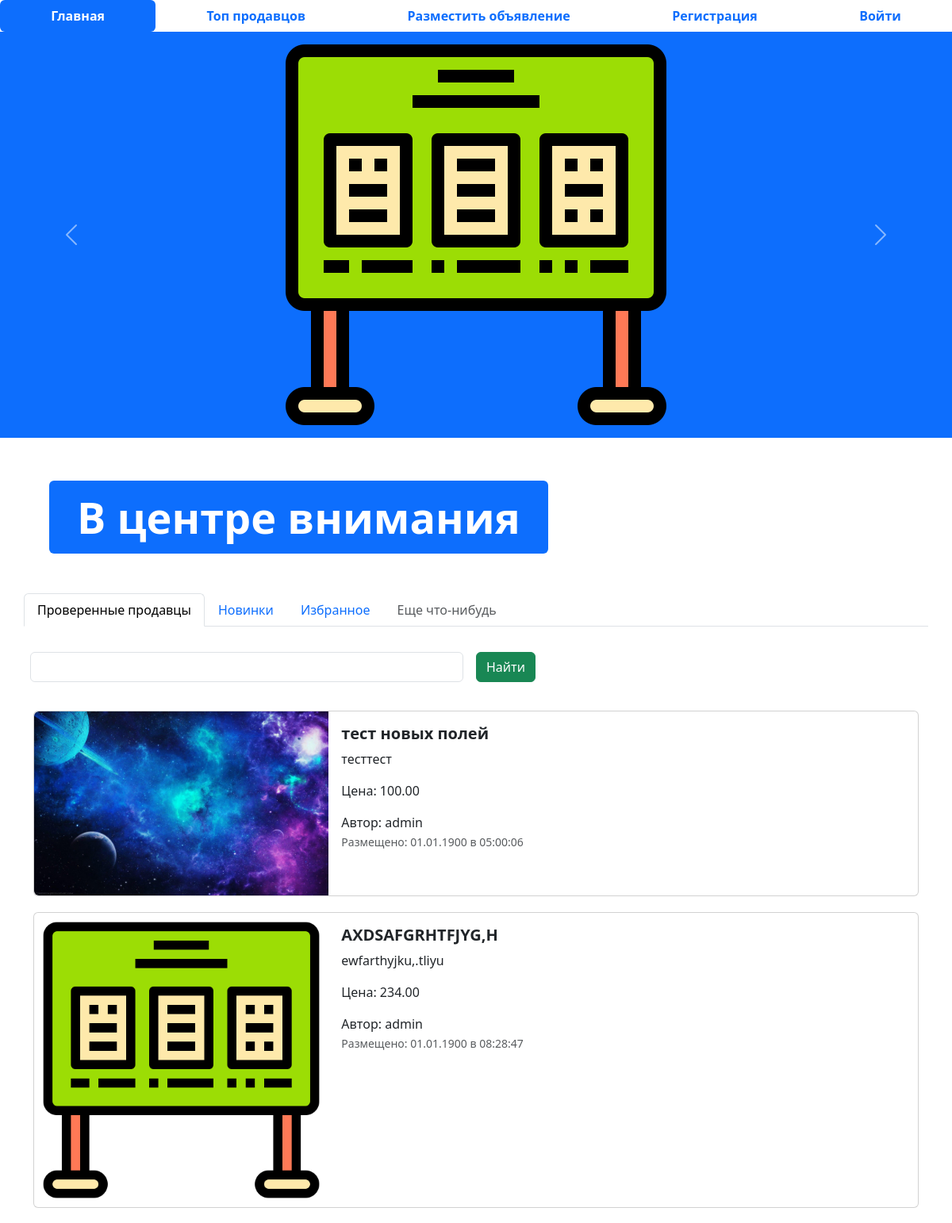
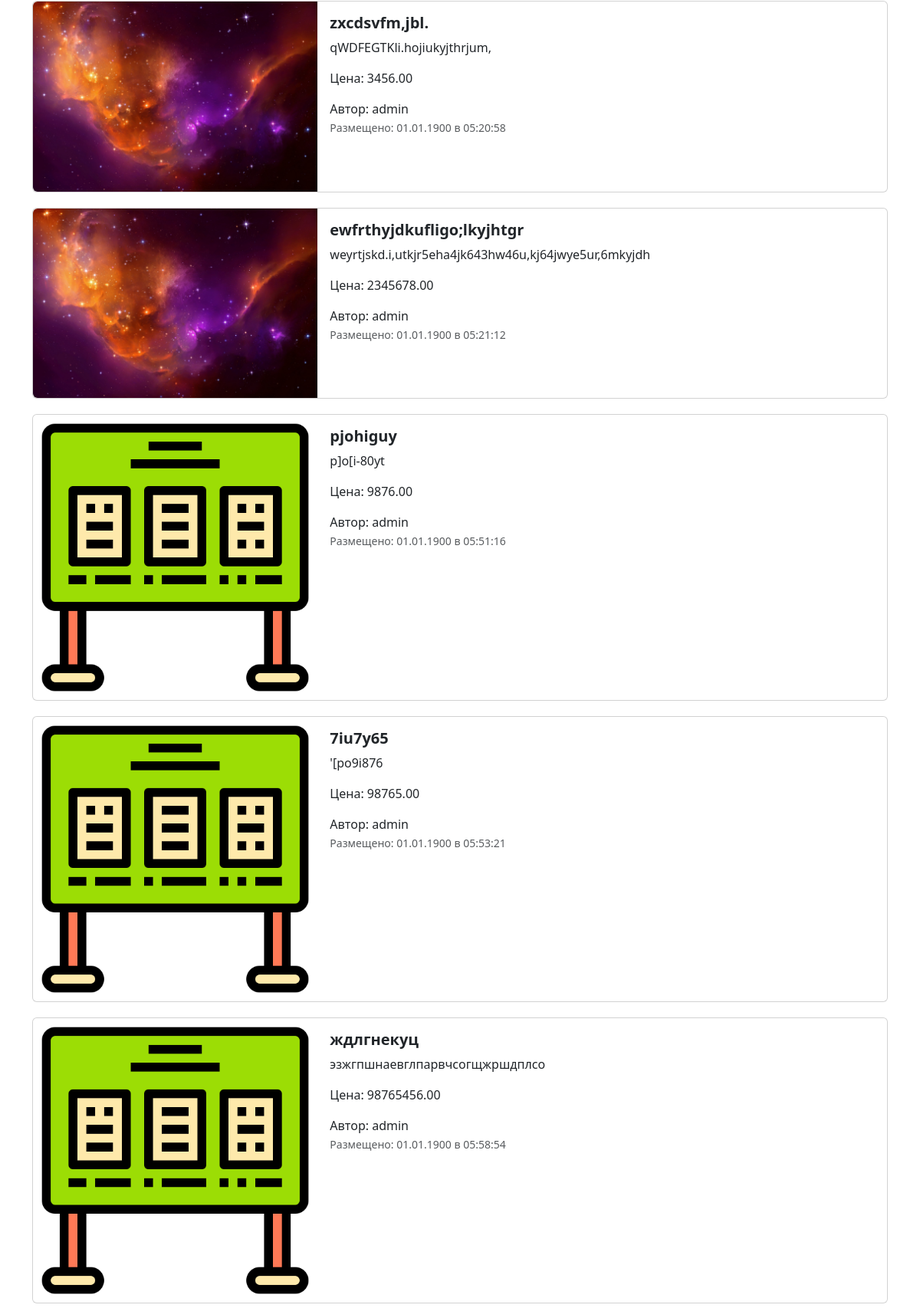
The page / (upper part) on the database its author committed (2 pictures, top to bottom).
### add/models.py (models this page shows, shortened)
class Advert(models.Model):
    title = models.CharField("Заголовок", max_length=128)
    description = models.TextField("Описание")
    price = models.DecimalField("Цена", max_digits=10, decimal_places=2)
    auction = models.BooleanField("Торг", help_text="Отметьте, если торг уместен")
    created_at = models.DateTimeField(auto_now_add=True)
    updated_at = models.DateTimeField(auto_now=True)
    user = models.ForeignKey(user, verbose_name="Пользователь", on_delete=models.CASCADE)
    image = models.ImageField("Изображение", upload_to="adverts/", default="adverts/adv.png")
    @admin.display(description='Дата создания')
    def date_of_creation(self):
        from django.utils import timezone
        if self.created_at.date() == timezone.now().date():
            created_time = self.created_at.time().strftime("%H:%M:%S")
            return format_html(
                '<span style="color: green; font-weight: bold"> Сегодня в {}</span>', created_time
            )
        return self.created_at.time().strftime("%d.%m.%Y в %H:%M:%S")
    class Meta:
       db_table = 'advertisements'

### add/views.py (the view)
# urls.py: path('', index,  name='main-page'),
def index(request):
    if isinstance(request.user, AnonymousUser):
        user_is_authenticate = False
    else:
        user = authenticate(request, username=request.user.username, password=request.user.password)
        user_is_authenticate = user is None
    adverts = Advert.objects.all()
    context = {"adverts": adverts,
               'user_is_authenticate': user_is_authenticate
               }
    return render(request, 'add/index.html', context)

### templates/add/index.html (shortened to what this page needs)
{% extends 'base.html' %}
{% load static %}
{% block nav-bar-main %}
class="nav-link active"
{% endblock %}
{% block content %}
<div id="carouselExampleControls" class="carousel slide bg-primary" data-bs-ride="carousel">
  <div class="carousel-inner">
    <div class="carousel-item active">
      <img src="{% static 'img/pic.png' %}" class="mx-auto d-block w-33" alt="...">
    </div>
  </div>
  <button class="carousel-control-prev" type="button" data-bs-target="#carouselExampleControls" data-bs-slide="prev">
    <span class="carousel-control-prev-icon" aria-hidden="true"></span>
  </button>
  <button class="carousel-control-next" type="button" data-bs-target="#carouselExampleControls" data-bs-slide="next">
    <span class="carousel-control-next-icon" aria-hidden="true"></span>
  </button>
</div>
<div class="container" style="margin: 50px;">
  <div class="display-2">
    <span class="badge bg-primary">В центре внимания</span>
  </div>
</div>
<div class="container">
  <div class="row">
    <ul class="nav nav-tabs bg-white">
      <li class="nav-item">
        <a class="nav-link active" aria-current="page" href="#">Проверенные продавцы</a>
      </li>
      <li class="nav-item">
        <a class="nav-link" href="#">Новинки</a>
      </li>
      <li class="nav-item">
        <a class="nav-link" href="#">Избранное</a>
      </li>
      <li class="nav-item">
        <a class="nav-link disabled" href="#" tabindex="-1" aria-disabled="true">Еще что-нибудь</a>
      </li>
    </ul>
    <form class="row g-3">
      <div class="col-auto w-50">
        <input type="text" class="form-control">
      </div>
      <div class="col-auto">
        <button type="submit" class="btn btn-success mb-3">Найти</button>
      </div>
    </form>
  </div>
  {% for adv in adverts %}
  <div class="col">
    <div class="card mb-2" style="max-width: 1200px; margin-top: 20px;">
      <div class="row g-0">
        <div class="col-md-4">
          <a href="advertisement.html" class="nav-link">
            <img src="{% if adv.image %} {{ adv.image.url }} {% endif %}" class="img-fluid rounded-start" alt="Card title">
          </a>
        </div>
        <div class="col-md-8">
          <div class="card-body">
            <h5 class="card-title">
              <a href="advertisement.html" class="nav-link"><strong>{{adv.title}}</strong></a>
            </h5>
            <a href="advertisement.html" class="nav-link">
              <p class="card-text">
                {{adv.description}}
              </p>
              <p>Цена: {{adv.price}}</p>
              <span>Автор: {{adv.user}}</span>
              <p class="card-text"><small class="text-muted">Размещено: {{adv.date_of_creation}}</small></p>
            </a>
          </div>
        </div>
      </div>
    </div>
</div>
{% endfor %}
{% endblock %}

### rows shown on the page
Advert: image (picture), title "тест новых полей", description "тесттест", price "100.00", user "admin", date_of_creation "01.01.1900 в 05:00:06"
Advert: image (picture), title "AXDSAFGRHTFJYG,H", description "ewfarthyjku,.tliyu", price "234.00", user "admin", date_of_creation "01.01.1900 в 08:28:47"
Advert: image (picture), title "zxcdsvfm,jbl.", description "qWDFEGTKli.hojiukyjthrjum,", price "3456.00", user "admin", date_of_creation "01.01.1900 в 05:20:58"
Advert: image (picture), title "ewfrthyjdkufligo;lkyjhtgr", description "weyrtjskd.i,utkjr5eha4jk643hw46u,kj64jwye5ur,6mkyjdh", price "2345678.00", user "admin", date_of_creation "01.01.1900 в 05:21:12"
Advert: image (picture), title "pjohiguy", description "p]o[i-80yt", price "9876.00", user "admin", date_of_creation "01.01.1900 в 05:51:16"
Advert: image (picture), title "7iu7y65", description "'[po9i876", price "98765.00", user "admin", date_of_creation "01.01.1900 в 05:53:21"
Advert: image (picture), title "ждлгнекуц", description "эзжгпшнаевглпарвчсогщжршдплсо", price "98765456.00", user "admin", date_of_creation "01.01.1900 в 05:58:54"
